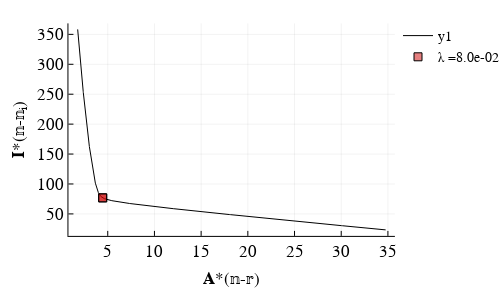

Notebook cell for this chart:
### Markdown cell above
### L-curve
The L-curve for the regularized inversion is shown for completeness. See Notebook S05 in Petters (2018). Note that the result is not sensitive to small changes in λ.

### Code cell
figure("Helvetica", 2, 3.5, 2, 8)

function mlcurve(λ₁::Float64, λ₂::Float64; n::Int = 10)
    λs = logspace(log10(λ₁), log10(λ₂), n)
    L1, L2 = reginv(λs, r=:L1L2)
    return L1, L2, λs
end

λ₁,λ₂=0.005,1.0
R = ℝ[5].N
setupRegularization(𝐀,eye(length(R)),R,inv(δ.𝐒)*R)
L1,L2,λs = mlcurve(λ₁,λ₂;n=1000)
ii = 523
plot(L1,L2, color = :black)
plot!([L1[ii], L1[ii]], [L2[ii], L2[ii]], marker = :square, color = RGBA(0.8,0,0,0.5), ylabel = "𝐈*(𝕟-𝕟ᵢ)",
            label = "λ ="*(@sprintf("%.1e", λs[ii])),lw = 0, ms = 4, xlabel = "𝐀*(𝕟-𝕣)", left_margin = 30px)

### Figure 1 — Plotly figure (JSON) as saved in the notebook; plotly's stock layout.template omitted (floating-point values rounded to 4 significant figures; data arrays with more than 128 entries replaced by an {"elided": "..."} marker saying what was removed)
{"data": [{"colorbar": {"title": ""}, "legendgroup": "y1", "line": {"color": "rgba(0, 0, 0, 1.000)", "dash": "solid", "shape": "linear", "width": 1}, "mode": "lines", "name": "y1", "showlegend": true, "type": "scatter", "x": {"elided": "1000 float values"}, "xaxis": "x1", "y": {"elided": "1000 float values"}, "yaxis": "y1"}, {"colorbar": {"title": ""}, "legendgroup": "λ =8.0e-02", "line": {"color": "rgba(204, 0, 0, 0.500)", "dash": "solid", "shape": "linear", "width": 0}, "marker": {"color": "rgba(204, 0, 0, 0.500)", "line": {"color": "rgba(0, 0, 0, 1.000)", "width": 1}, "size": 8, "symbol": "square"}, "mode": "lines+markers", "name": "λ =8.0e-02", "showlegend": true, "type": "scatter", "x": [4.46, 4.46], "xaxis": "x1", "y": [76.82, 76.82], "yaxis": "y1"}], "layout": {"annotations": [], "height": 288, "legend": {"bgcolor": "rgba(255, 255, 255, 1.000)", "bordercolor": "rgba(0, 0, 0, 1.000)", "font": {"color": "rgba(0, 0, 0, 1.000)", "family": "Helvetica", "size": 14}, "tracegroupgap": 0, "x": 1, "y": 1}, "margin": {"b": 20, "l": 0, "r": 0, "t": 20}, "paper_bgcolor": "rgba(255, 255, 255, 1.000)", "plot_bgcolor": "rgba(255, 255, 255, 1.000)", "showlegend": true, "width": 504, "xaxis1": {"anchor": "y1", "domain": [0.172, 0.9922], "gridcolor": "rgba(0, 0, 0, 0.100)", "gridwidth": 0.5, "linecolor": "rgba(0, 0, 0, 1.000)", "mirror": false, "range": [0.7922, 35.75], "showgrid": true, "showline": true, "showticklabels": true, "tickangle": 0, "tickcolor": "rgb(0, 0, 0)", "tickfont": {"color": "rgba(0, 0, 0, 1.000)", "family": "Helvetica", "size": 17}, "tickmode": "array", "ticks": "inside", "ticktext": ["5", "10", "15", "20", "25", "30", "35"], "tickvals": [5, 10, 15, 20, 25, 30, 35], "title": "𝐀*(𝕟-𝕣)", "titlefont": {"color": "rgba(0, 0, 0, 1.000)", "family": "Helvetica", "size": 17}, "type": "-", "visible": true, "zeroline": false, "zerolinecolor": "rgba(0, 0, 0, 1.000)"}, "yaxis1": {"anchor": "x1", "domain": [0.1294, 0.9863], "gridcolor": "rgba(0, 0, 0, 0.100)", "gridwidth": 0.5, "linecolor": "rgba(0, 0, 0, 1.000)", "mirror": false, "range": [13.25, 368.3], "showgrid": true, "showline": true, "showticklabels": true, "tickangle": 0, "tickcolor": "rgb(0, 0, 0)", "tickfont": {"color": "rgba(0, 0, 0, 1.000)", "family": "Helvetica", "size": 17}, "tickmode": "array", "ticks": "inside", "ticktext": ["50", "100", "150", "200", "250", "300", "350"], "tickvals": [50, 100, 150, 200, 250, 300, 350], "title": "𝐈*(𝕟-𝕟ᵢ)", "titlefont": {"color": "rgba(0, 0, 0, 1.000)", "family": "Helvetica", "size": 17}, "type": "-", "visible": true, "zeroline": false, "zerolinecolor": "rgba(0, 0, 0, 1.000)"}}}
